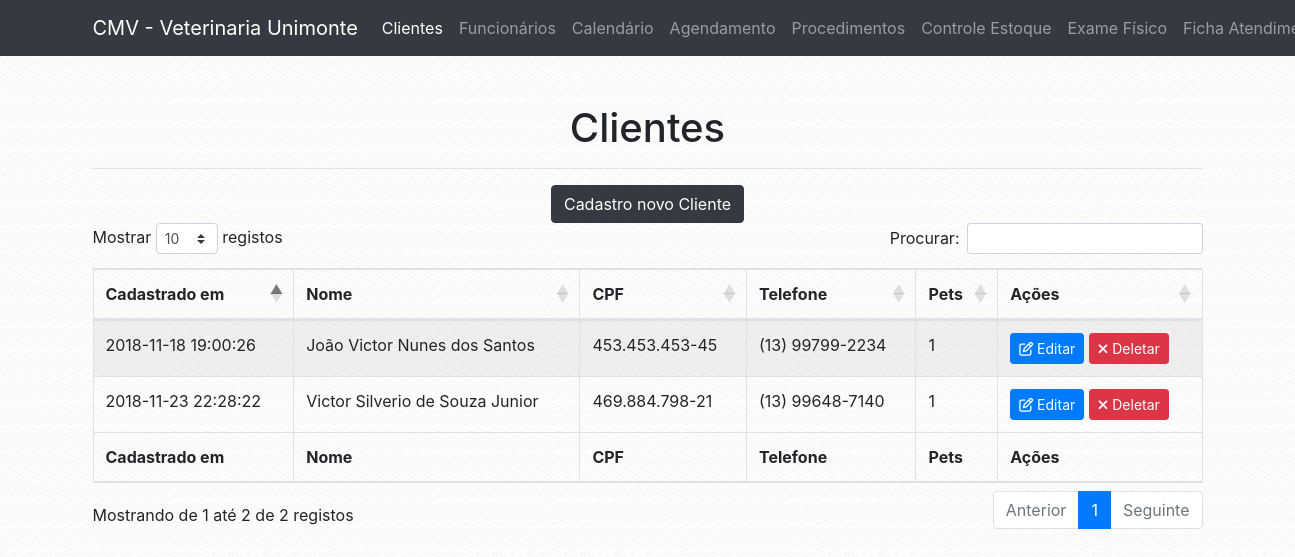
The app's page /cliente.php with its own data.
### tables this page shows
CREATE TABLE `tab_cliente` (
  `COD_CLIENTE` int(13) NOT NULL,
  `NOME_CLIENTE` varchar(200) NOT NULL,
  `CPF` varchar(30) NOT NULL,
  `RG` varchar(30) NOT NULL,
  `CEP` varchar(30) NOT NULL,
  `ENDERECO` varchar(100) NOT NULL,
  `BAIRRO` varchar(100) NOT NULL,
  `CIDADE` varchar(100) NOT NULL,
  `UF` varchar(50) NOT NULL,
  `TELEFONE` varchar(30) NOT NULL,
  `EMAIL` varchar(100) NOT NULL,
  `CADASTRO` timestamp NOT NULL DEFAULT CURRENT_TIMESTAMP
);

### conf/database.php (called while the page is built)
<?php
$conf = array(
        "server" => "localhost",
        "db_name" => "bd_veterinaria",
        "db_user" => "root",
        "db_password" => "root"
);
?>

### classes/dbconnect.php (called while the page is built, shortened)
<?php
class DbConnect {
    public function __construct() {
        $this->tbl_pet = "tab_pet";
        $this->tbl_cliente = "tab_cliente";
        if (file_exists('./conf/database.php')) {
            require './conf/database.php';
        } else {
            require '../conf/database.php';
        }
        $host = $conf['server'];
        $db_name = $conf['db_name'];
        $username = $conf['db_user'];
        $password = $conf['db_password'];
        try {
            $this->conn = new \PDO('mysql:host='.$host.';dbname='.$db_name.';charset=utf8', $username, $password);
        } catch (\PDOException $e) {
            die($e->getMessage());
        }
    }
}

### classes/cliente.php (called while the page is built, shortened)
<?php
class Cliente extends DbConnect{
    public static function obter_clientes(): array {
        $db = new DbConnect;
        $tbl_cliente = $db->tbl_cliente;
        try {
            $stmt = $db->conn->prepare("SELECT * FROM $tbl_cliente ORDER BY CADASTRO DESC");
            $stmt->execute();
            $result = $stmt->fetchAll(\PDO::FETCH_ASSOC);
            $result['status'] = true;
        } catch (\PDOExcepton $e) {
            $result['status'] = false;
            $result['message'] = "Error: " . $e->getMessage();
        }
        return $result;
    }
}

### classes/animal.php (called while the page is built, shortened)
<?php
class Animal extends DbConnect{
    public static function total_de_animais(int $cliente_code): int{
        $db = new DbConnect;
        $tbl_pet = $db->tbl_pet;
        try {
            $stmt = $db->conn->prepare("SELECT COUNT(*) FROM $tbl_pet WHERE COD_CLIENTE = :cliente_cod");
            $stmt->bindParam(':cliente_cod', $cliente_code, \PDO::PARAM_INT);
            $stmt->execute();
            return $stmt->fetchColumn();
        } catch (\PDOException $e) {
            return 0;
        }
    }
}

### conf/navigation.php (called while the page is built)
<?php
$config = array(
        "name" => "CMV - Veterinaria Unimonte",
        "url" => "http://localhost/vet"
);
?>

### classes/app.php (called while the page is built, shortened)
<?php
class App {
    public function __construct() {
        if (file_exists('./conf/navigation.php')) {
            require './conf/navigation.php';
        } else {
            require '../conf/navigation.php';
        }
        $this->url = $config['url'];
}
}

### cliente.php (the view, shortened to what this page needs)
<?php
$app = new VeterinariaUnimonte\App;
?>
<!DOCTYPE html>
<html lang="en">
  <head>
    <?php
    require 'includes/global.php';
    ?>
  </head>
  <body>
    <?php
    require 'includes/header.php';
    ?>
    <div class="container">
      <div class="row">
        <div class="col-lg-12">
            <br>
            <br>
            <h1 class="text-center">Clientes</h1>
            <hr>
            <?php
if (!isset($_GET['f'])) {
    echo '<div class="text-center"><a href="?f=cadastrar" class="btn btn-dark">Cadastro novo Cliente</a></div>';
    echo '
    <table id="clientes" class="table table-striped table-bordered" style="width:100%">
        <thead>
            <tr>
                <th>Cadastrado em</th>
                <th>Nome</th>
                <th>CPF</th>
                <th>Telefone</th>
                <th>Pets</th>
                <th>Ações</th>
            </tr>
        </thead>
        <tbody>
            ';
            $clientes_data = VeterinariaUnimonte\Cliente::obter_clientes();
            foreach ($clientes_data as $cliente) {
            if (isset($cliente['COD_CLIENTE'])) {
            echo '<tr>
                <td>'.$cliente['CADASTRO'].'</td>
                <td>'.$cliente['NOME_CLIENTE'].'</td>
                <td>'.$cliente['CPF'].'</td>
                <td>'.$cliente['TELEFONE'].'</td>
                <td>'.VeterinariaUnimonte\Animal::total_de_animais($cliente['COD_CLIENTE']).'</td>
                <td><a class="btn btn-primary btn-sm" href="?f=edit&id='.$cliente['COD_CLIENTE'].'"><i class="fa fa-pencil-square-o" aria-hidden="true"></i> Editar</a> <a class="btn btn-danger btn-sm" href="?f=remove&id='.$cliente['COD_CLIENTE'].'"><i class="fa fa-times" aria-hidden="true"></i> Deletar</a></td>
            </tr>';
            }
          }
    echo '</tbody>
        <tfoot>
            <tr>
                <th>Cadastrado em</th>
                <th>Nome</th>
                <th>CPF</th>
                <th>Telefone</th>
                <th>Pets</th>
                <th>Ações</th>
            </tr>
        </tfoot>
    </table>
    <br><br>
    <link rel="stylesheet" href="'.$app->url.'/vendor/datatables/datatables/media/css/dataTables.bootstrap4.min.css">
          <script src="'.$app->url.'/vendor/datatables/datatables/media/js/jquery.dataTables.min.js"></script>
          <script src="'.$app->url.'/vendor/datatables/datatables/media/js/dataTables.bootstrap4.min.js"></script>
          <script>$(document).ready(function() {
            $("#clientes").DataTable({
              "language": {
                "sEmptyTable":   "Nenhum registro encontrado",
                "sProcessing":   "A processar...",
                "sLengthMenu":   "Mostrar _MENU_ registos",
                "sZeroRecords":  "Não foram encontrados resultados",
                "sInfo":         "Mostrando de _START_ até _END_ de _TOTAL_ registos",
                "sInfoEmpty":    "Mostrando de 0 até 0 de 0 registos",
                "sInfoFiltered": "(filtrado de _MAX_ registos no total)",
                "sInfoPostFix":  "",
                "sSearch":       "Procurar:",
                "sUrl":          "",
                "oPaginate": {
                    "sFirst":    "Primeiro",
                    "sPrevious": "Anterior",
                    "sNext":     "Seguinte",
                    "sLast":     "Último"
                },
                "oAria": {
                    "sSortAscending":  ": Ordenar colunas de forma ascendente",
                    "sSortDescending": ": Ordenar colunas de forma descendente"
                }
              }
          });
        } );</script>';
  } else if ($_GET['f'] == "remove" and isset($_GET['id'])) {
    $remover_cliente = VeterinariaUnimonte\Cliente::deletar_cliente($_GET['id']);
    if ($remover_cliente['status'] == true) {
      echo '<div class="alert alert-success" role="alert"><i class="fa fa-check"></i> ' . $remover_cliente['message'] . '</div>';
    } else if ($remover_cliente['status'] == false) {
      echo '<div class="alert alert-danger" role="alert"><i class="fa fa-times"></i> ' . $remover_cliente['message'] . '</div>';
    }
  } else if ($_GET['f'] == "edit" and isset($_GET['id'])) {
    $cliente_data = VeterinariaUnimonte\Cliente::obter_cliente($_GET['id']);
    if (isset($cliente_data['COD_CLIENTE'])) {
      if (isset($_POST['NOME_CLIENTE'])) {
        $dados_cliente = array();
        $dados_animais = array();
        foreach ($_POST as $key => $value) {
            if (!is_array($value)) {
                $dados_cliente[$key] = $value;
            } else {
                $x = 0;
                foreach ($value as $value2) {
                    $dados_animais[$x][$key] = $value2;
                }
                $x++;
            }
        }
        $cliente = VeterinariaUnimonte\Cliente::alterar_cliente($cliente_data['COD_CLIENTE'], $dados_cliente);
        if ($cliente['status'] == true) {
            echo '<div class="alert alert-success" role="alert"><i class="fa fa-check"></i> ' . $cliente['message'] . '</div>';
            foreach ($dados_animais as $animal_info) {
                VeterinariaUnimonte\Animal::deletar_animal_cliente($cliente_data['COD_CLIENTE']);
                $animal = VeterinariaUnimonte\Animal::adicionar_animal($cliente_data['COD_CLIENTE'], $animal_info);
                echo '<div class="alert alert-success" role="alert"><i class="fa fa-check"></i> Animais alterados com sucesso</div>';
            }
        } else {
            echo '<div class="alert alert-danger" role="alert"><i class="fa fa-times"></i> <strong>Error!</strong> ' . $cliente['message'] . '</div>';
        }
    } else {
      ?>
      <form method="POST" action="cliente.php?f=edit&id=<?php echo $_GET['id']; ?>">
            <div class="form-group">
              <label for="nome">Nome do Proprietário <span style="color: red;">*</span></label>
              <input type="text" class="form-control" id="NOME_CLIENTE" name="NOME_CLIENTE" placeholder="Ex: Fulano da Silva" value="<?php echo $cliente_data['NOME_CLIENTE']; ?>">
            </div>
            <div class="form-group">
              <label for="cpf">CPF <span style="color: red;">*</span></label>
              <input type="text" class="form-control" id="CPF" name="CPF" placeholder="Ex: 999.999.999-99" data-inputmask="'mask': '999.999.999-99'" value="<?php echo $cliente_data['CPF']; ?>">
            </div>
            <div class="form-group">
              <label for="rg">RG <span style="color: red;">*</span></label>
              <input type="text" class="form-control" id="RG" name="RG" placeholder="Ex: 99.999.999-9" data-inputmask="'mask': '99.999.999-9'" value="<?php echo $cliente_data['RG']; ?>">
            </div>
            <div class="form-group">
              <label for="CEP">CEP <span style="color: red;">*</span></label>
              <input type="text" class="form-control" id="CEP" name="CEP" placeholder="Ex: 99.999.999-9" data-inputmask="'mask': '99999-999'" value="<?php echo $cliente_data['CEP']; ?>">
            </div>
            <div class="form-group">
              <div class="row">
                <div class="col-lg-3">
                  <label for="cidade">Cidade <span style="color: red;">*</span></label>
                  <input type="text" class="form-control" id="CIDADE" name="CIDADE" value="<?php echo $cliente_data['CIDADE']; ?>">
                </div>
                <div class="col-lg-1">
                  <label for="estado">Estado <span style="color: red;">*</span></label>
                  <input type="text" class="form-control" id="UF" name="UF" value="<?php echo $cliente_data['UF']; ?>">
                </div>
                <div class="col-lg-4">
                  <label for="bairro">Bairro <span style="color: red;">*</span></label>
                  <input type="text" class="form-control" id="BAIRRO" name="BAIRRO" value="<?php echo $cliente_data['BAIRRO']; ?>">
                </div>
                <?php
                $split_endereco = preg_split("/\s+(?=\S*+$)/",$cliente_data['ENDERECO']);
                ?>
                <div class="col-lg-3">
                  <label for="endereco">Rua <span style="color: red;">*</span></label>
                  <input type="text" class="form-control" id="RUA" name="RUA" value="<?php echo $split_endereco[0]; ?>">
                </div>
                <div class="col-lg-1">
                  <label for="numero">nº <span style="color: red;">*</span></label>
                  <input type="text" class="form-control" id="NUMERO" name="NUMERO" value="<?php echo $split_endereco[1]; ?>">
                </div>
              </div>
              <div class="form-group">
                <label for="TELEFONE">Celular <span style="color: red;">*</span></label>
                <input type="text" class="form-control" id="TELEFONE" name="TELEFONE" placeholder="Ex: (13) 99999-9999" data-inputmask="'mask': '(99) 99999-9999'" value="<?php echo $cliente_data['TELEFONE']; ?>">
              </div>
              <div class="form-group">
                <label for="EMAIL">Email <span style="color: red;">*</span></label>
                <input type="email" class="form-control" id="EMAIL" name="EMAIL" placeholder="Ex: seuemail@teste.com" value="<?php echo $cliente_data['EMAIL']; ?>">
              </div>
              <br>
              <h3>Informações do Animal</h3>
              <hr>
              <div id="animais"></div>
              <div class="text-right">
                <a class="btn btn-primary" onclick="addAnimal();" style="pointer: cursor; color: white;"><i class="fa fa-plus" aria-hidden="true"></i> Novo animal</a>
              </div>
            </div>
            <hr>
            <div class="text-left">
              <button type="submit" class="btn btn-large btn-success"><i class="fa fa-floppy-o" aria-hidden="true"></i> Salvar Dados</button>
            </div>
            <div id="error_message" style="margin-top: 2%;"></div>
            </div>
            </form>
            </div>
            <br><br>
            <script src='<?php echo $app->url; ?>/js/animal.js'></script>
            <script>
            <?php
            $cliente_animais = VeterinariaUnimonte\Animal::obter_animais($cliente_data['COD_CLIENTE']);
            foreach ($cliente_animais as $animal) {
              if (isset($animal['COD_PET'])) {
                echo "EditAnimal('".$animal['NOME_PET']."', '".$animal['TIPO']."', '".$animal['RACA']."', '".$animal['SEXO']."', '".$animal['IDADE']."', '".$animal['PELAGEM']."');";
              }
              }
            ?>
            </script>
            <script src='<?php echo $app->url; ?>/js/conferir_campos.js'></script>
    <?php
    }
    } else {
      echo '<div class="alert alert-danger" role="alert"><i class="fa fa-times"></i> Esse cliente não existe ou acabou de ser removido.</div>';
    }
}
?>
  </body>
</html>

### records on screen
tab_cliente: CADASTRO "2018-11-23 22:28:22", NOME_CLIENTE "Victor Silverio de Souza Junior", CPF "469.884.798-21", TELEFONE "(13) 99648-7140", COD_CLIENTE "1"
tab_cliente: CADASTRO "2018-11-18 19:00:26", NOME_CLIENTE "João Victor Nunes dos Santos", CPF "453.453.453-45", TELEFONE "(13) 99799-2234", COD_CLIENTE "1"

### other values on screen
$app->name "CMV - Veterinaria Unimonte"
